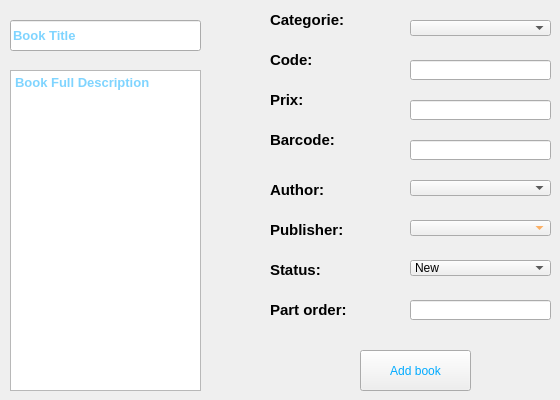
      <widget class="QWidget" name="tab_8">
       <attribute name="title">
        <string>Add New Book</string>
       </attribute>
       <widget class="QLineEdit" name="lineEdit_3">
        <property name="geometry">
         <rect>
          <x>10</x>
          <y>20</y>
          <width>191</width>
          <height>31</height>
         </rect>
        </property>
        <property name="font">
         <font>
          <family>MS Shell Dlg 2</family>
          <pointsize>10</pointsize>
          <weight>75</weight>
          <bold>true</bold>
         </font>
        </property>
        <property name="styleSheet">
         <string notr="true">color: rgb(0, 170, 255);

</string>
        </property>
        <property name="placeholderText">
         <string>Book Title</string>
        </property>
       </widget>
       <widget class="QComboBox" name="comboBox_3">
        <property name="geometry">
         <rect>
          <x>410</x>
          <y>20</y>
          <width>141</width>
          <height>16</height>
         </rect>
        </property>
        <property name="styleSheet">
         <string notr="true">color: rgb(0, 0, 0);</string>
        </property>
       </widget>
       <widget class="QLabel" name="label_3">
        <property name="geometry">
         <rect>
          <x>270</x>
          <y>10</y>
          <width>91</width>
          <height>20</height>
         </rect>
        </property>
        <property name="font">
         <font>
          <family>MS Shell Dlg 2</family>
          <pointsize>11</pointsize>
          <weight>75</weight>
          <bold>true</bold>
         </font>
        </property>
        <property name="styleSheet">
         <string notr="true">color: rgb(0, 0, 0);</string>
        </property>
        <property name="text">
         <string>Categorie:</string>
        </property>
       </widget>
       <widget class="QLineEdit" name="lineEdit_4">
        <property name="geometry">
         <rect>
          <x>410</x>
          <y>100</y>
          <width>141</width>
          <height>20</height>
         </rect>
        </property>
       </widget>
       <widget class="QLabel" name="label_4">
        <property name="geometry">
         <rect>
          <x>270</x>
          <y>90</y>
          <width>91</width>
          <height>20</height>
         </rect>
        </property>
        <property name="font">
         <font>
          <family>MS Shell Dlg 2</family>
          <pointsize>11</pointsize>
          <weight>75</weight>
          <bold>true</bold>
         </font>
        </property>
        <property name="styleSheet">
         <string notr="true">color: rgb(0, 0, 0);</string>
        </property>
        <property name="text">
         <string>Prix:</string>
        </property>
       </widget>
       <widget class="QLabel" name="label_5">
        <property name="geometry">
         <rect>
          <x>270</x>
          <y>50</y>
          <width>91</width>
          <height>20</height>
         </rect>
        </property>
        <property name="font">
         <font>
          <family>MS Shell Dlg 2</family>
          <pointsize>11</pointsize>
          <weight>75</weight>
          <bold>true</bold>
         </font>
        </property>
        <property name="styleSheet">
         <string notr="true">color: rgb(0, 0, 0);</string>
        </property>
        <property name="text">
         <string>Code:</string>
        </property>
       </widget>
       <widget class="QLineEdit" name="lineEdit_5">
        <property name="geometry">
         <rect>
          <x>410</x>
          <y>60</y>
          <width>141</width>
          <height>20</height>
         </rect>
        </property>
       </widget>
       <widget class="QLabel" name="label_6">
        <property name="geometry">
         <rect>
          <x>270</x>
          <y>180</y>
          <width>91</width>
          <height>20</height>
         </rect>
        </property>
        <property name="font">
         <font>
          <family>MS Shell Dlg 2</family>
          <pointsize>11</pointsize>
          <weight>75</weight>
          <bold>true</bold>
         </font>
        </property>
        <property name="styleSheet">
         <string notr="true">color: rgb(0, 0, 0);</string>
        </property>
        <property name="text">
         <string>Author:</string>
        </property>
       </widget>
       <widget class="QComboBox" name="comboBox_4">
        <property name="geometry">
         <rect>
          <x>410</x>
          <y>180</y>
          <width>141</width>
          <height>16</height>
         </rect>
        </property>
        <property name="styleSheet">
         <string notr="true">
color: rgb(0, 0, 0);
</string>
        </property>
       </widget>
       <widget class="QComboBox" name="comboBox_5">
        <property name="geometry">
         <rect>
          <x>410</x>
          <y>260</y>
          <width>141</width>
          <height>16</height>
         </rect>
        </property>
        <property name="styleSheet">
         <string notr="true">
color: rgb(0, 0, 0);
</string>
        </property>
        <item>
         <property name="text">
          <string>New</string>
         </property>
        </item>
        <item>
         <property name="text">
          <string>Used</string>
         </property>
        </item>
        <item>
         <property name="text">
          <string>Damaged</string>
         </property>
        </item>
       </widget>
       <widget class="QComboBox" name="comboBox_6">
        <property name="geometry">
         <rect>
          <x>410</x>
          <y>220</y>
          <width>141</width>
          <height>16</height>
         </rect>
        </property>
        <property name="styleSheet">
         <string notr="true">color: rgb(255, 136, 17);
</string>
        </property>
       </widget>
       <widget class="QLabel" name="label_7">
        <property name="geometry">
         <rect>
          <x>270</x>
          <y>220</y>
          <width>91</width>
          <height>20</height>
         </rect>
        </property>
        <property name="font">
         <font>
          <family>MS Shell Dlg 2</family>
          <pointsize>11</pointsize>
          <weight>75</weight>
          <bold>true</bold>
         </font>
        </property>
        <property name="styleSheet">
         <string notr="true">color: rgb(0, 0, 0);</string>
        </property>
        <property name="text">
         <string>Publisher:</string>
        </property>
       </widget>
       <widget class="QLabel" name="label_8">
        <property name="geometry">
         <rect>
          <x>270</x>
          <y>260</y>
          <width>91</width>
          <height>20</height>
         </rect>
        </property>
        <property name="font">
         <font>
          <family>MS Shell Dlg 2</family>
          <pointsize>11</pointsize>
          <weight>75</weight>
          <bold>true</bold>
         </font>
        </property>
        <property name="styleSheet">
         <string notr="true">color: rgb(0, 0, 0);</string>
        </property>
        <property name="text">
         <string>Status:</string>
        </property>
       </widget>
       <widget class="QLabel" name="label_9">
        <property name="geometry">
         <rect>
          <x>270</x>
          <y>300</y>
          <width>91</width>
          <height>20</height>
         </rect>
        </property>
        <property name="font">
         <font>
          <family>MS Shell Dlg 2</family>
          <pointsize>11</pointsize>
          <weight>75</weight>
          <bold>true</bold>
         </font>
        </property>
        <property name="styleSheet">
         <string notr="true">color: rgb(0, 0, 0);</string>
        </property>
        <property name="text">
         <string>Part order:</string>
        </property>
       </widget>
       <widget class="QLineEdit" name="lineEdit_6">
        <property name="geometry">
         <rect>
          <x>410</x>
          <y>300</y>
          <width>141</width>
          <height>20</height>
         </rect>
        </property>
       </widget>
       <widget class="QPushButton" name="pushButton_10">
        <property name="geometry">
         <rect>
          <x>360</x>
          <y>350</y>
          <width>111</width>
          <height>41</height>
         </rect>
        </property>
        <property name="styleSheet">
         <string notr="true">color: rgb(0, 170, 255);

</string>
        </property>
        <property name="text">
         <string>Add book</string>
        </property>
       </widget>
       <widget class="QLabel" name="label_10">
        <property name="geometry">
         <rect>
          <x>270</x>
          <y>130</y>
          <width>91</width>
          <height>20</height>
         </rect>
        </property>
        <property name="font">
         <font>
          <family>MS Shell Dlg 2</family>
          <pointsize>11</pointsize>
          <weight>75</weight>
          <bold>true</bold>
         </font>
        </property>
        <property name="styleSheet">
         <string notr="true">color: rgb(0, 0, 0);
</string>
        </property>
        <property name="text">
         <string>Barcode:</string>
        </property>
       </widget>
       <widget class="QLineEdit" name="lineEdit_10">
        <property name="geometry">
         <rect>
          <x>410</x>
          <y>140</y>
          <width>141</width>
          <height>20</height>
         </rect>
        </property>
       </widget>
       <widget class="QTextEdit" name="textEdit">
        <property name="geometry">
         <rect>
          <x>10</x>
          <y>70</y>
          <width>191</width>
          <height>321</height>
         </rect>
        </property>
        <property name="font">
         <font>
          <family>MS Shell Dlg 2</family>
          <pointsize>10</pointsize>
          <weight>75</weight>
          <bold>true</bold>
         </font>
        </property>
        <property name="styleSheet">
         <string notr="true">color: rgb(0, 170, 255);

</string>
        </property>
        <property name="placeholderText">
         <string>Book Full Description</string>
        </property>
       </widget>
      </widget>
